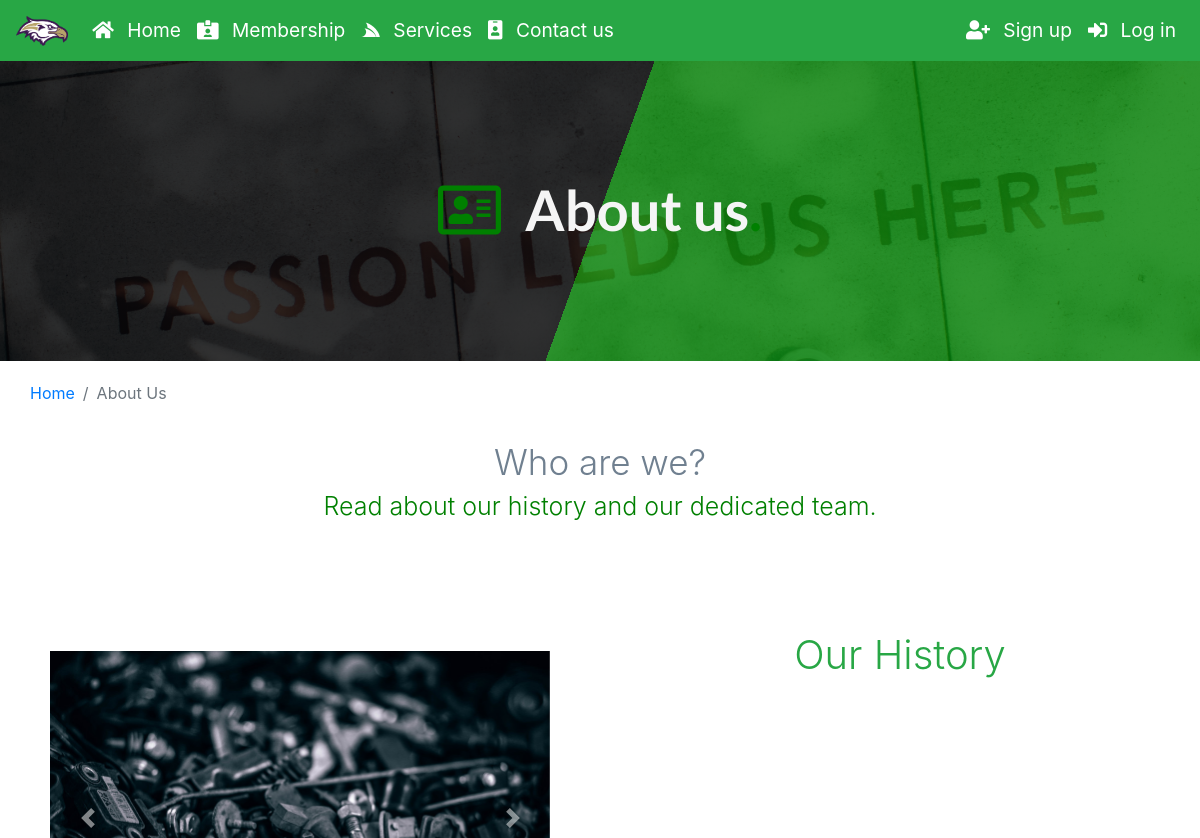
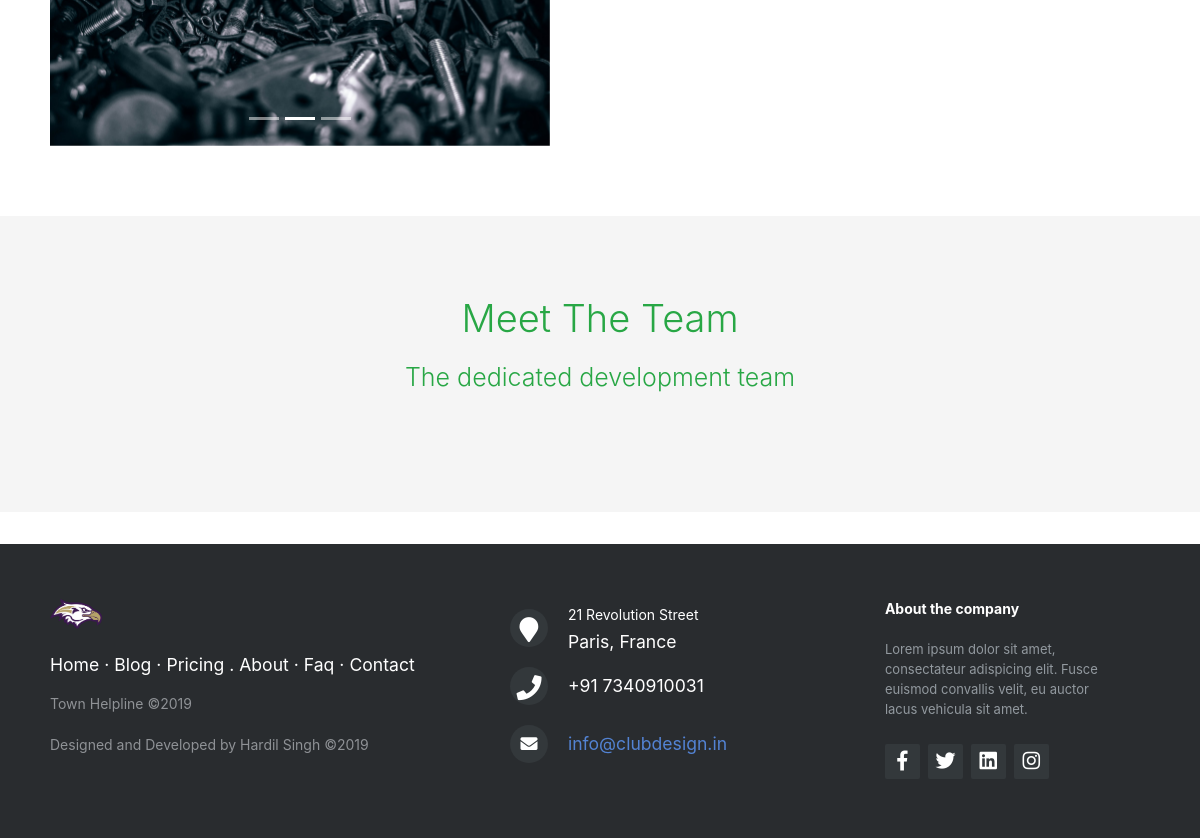
The page /about.php on the database as committed earlier (2 pictures, top to bottom).
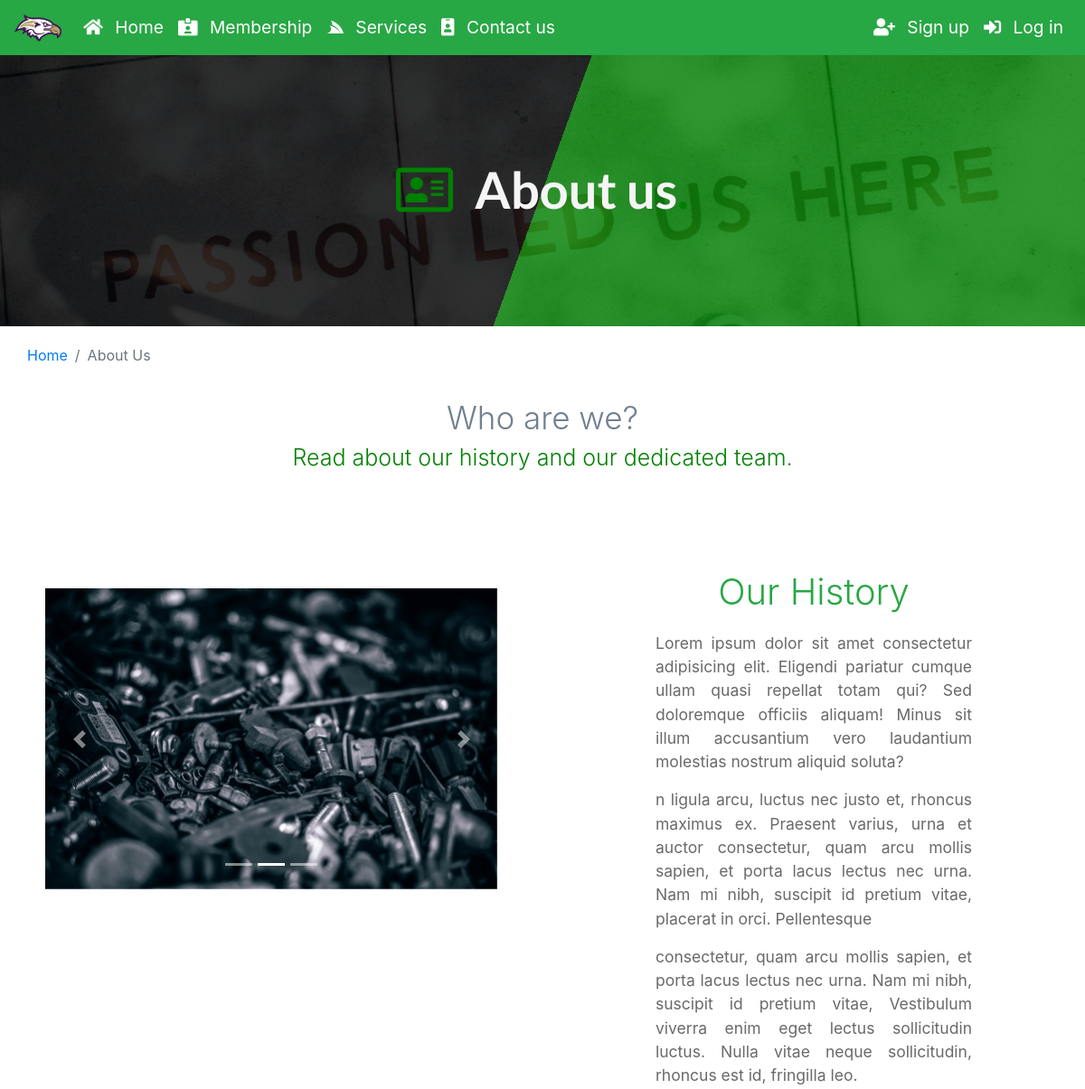
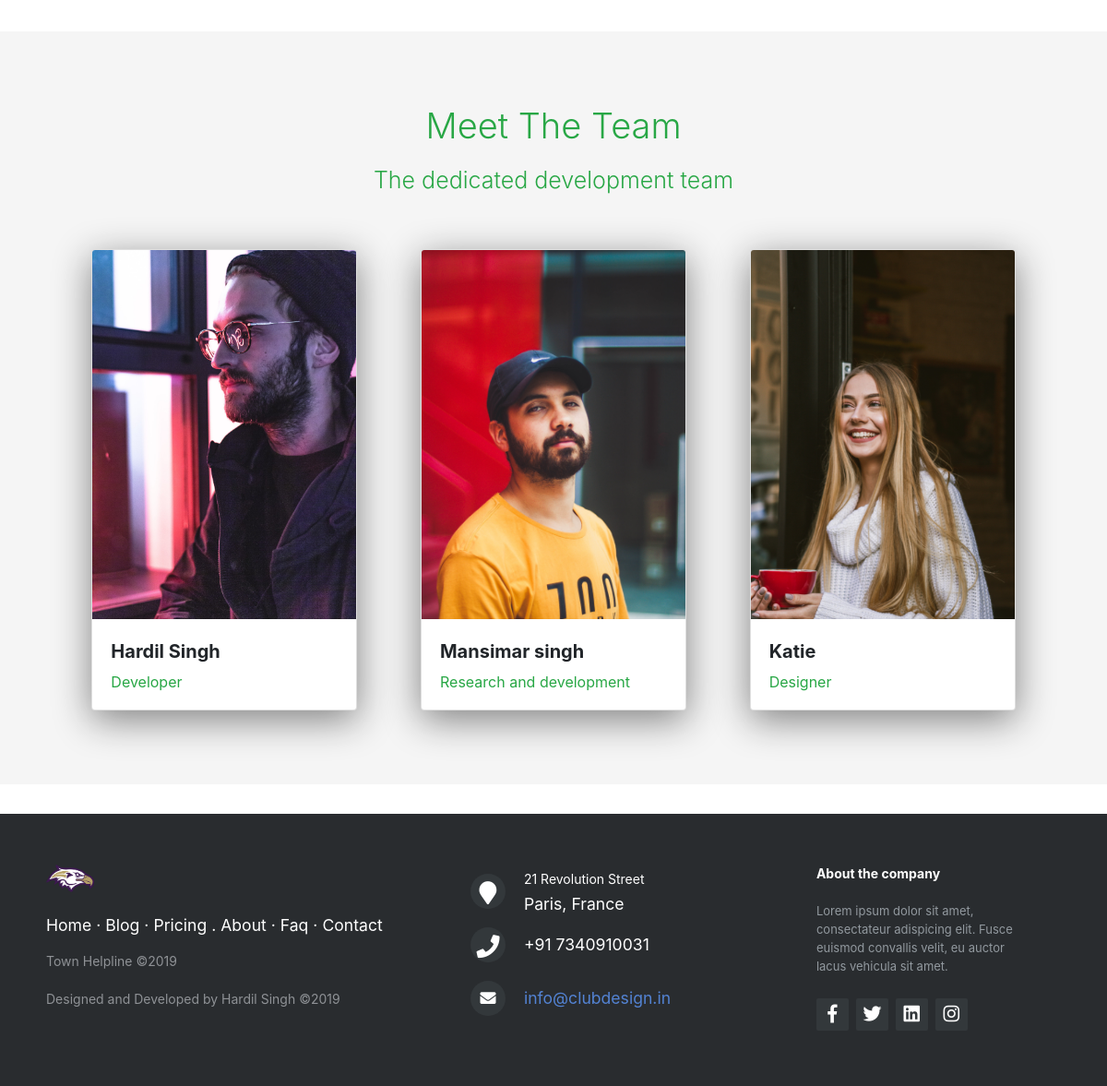
The same page on the database as committed later (2 pictures, top to bottom).
### tables this page shows
CREATE TABLE `development_team` (
  `id` int(11) NOT NULL,
  `name` varchar(255) NOT NULL,
  `desig` varchar(255) NOT NULL,
  `img` text NOT NULL
);

### admin/includes/session_class.php (called while the page is built, shortened)
<?php
class Sessions
{
    private $signed_in = false;
    public function is_signed_in()
    {
        return $this->signed_in;
    }
    private function check_the_login()
    {
        if (isset($_SESSION['user_id'])) {
            $this->user_id = $_SESSION['user_id'];
            $this->signed_in = true;
        } else {
            $this->signed_in = false;
        }
    }
}
$session = new Sessions();

### admin/includes/database_class.php (called while the page is built, shortened)
<?php
class Database
{
    public $connection;
    public function open_db_connection()
    {
        $this->connection = new mysqli(HOST, NAME, PASSWORD, DB_NAME);
    }
    public function query($sql)
    {
        return $this->connection->query($sql);
    }
}
$database = new Database();

### admin/includes/db_object_class.php (called while the page is built, shortened)
<?php
class Db_object
{
    public static function find_this_query($sql)
    {
        global $database;
        $result_set = $database->query($sql);
        $object_array = array();
        while ($row = mysqli_fetch_array($result_set)) {
            $object_array[] = static::instantiate($row);
        }
        return $object_array;
    }
    public static function find_all()
    {
        return static::find_this_query("SELECT * FROM " . static::$db_table . "");
    }
    public static function find_by_id($id)
    {
        $result_set = static::find_this_query("SELECT * FROM " . static::$db_table . "  WHERE user_id = $id");
        return !empty($result_set) ? array_shift($result_set) : false;
    }
    private static function instantiate($the_record)
    {
        $the_object = new $get_class_name;
        foreach ($the_record as $property => $value) {
            if ($the_object->has_the_property($property)) {
                $the_object->$property = $value;
            }
        }
        return $the_object;
    }
    private function has_the_property($property)
    {
        $object_properties = get_object_vars($this);
        return array_key_exists($property, $object_properties);
    }
}

### about.php (the view, shortened to what this page needs)
<?php include("includes/main-rest.php") ?>
<body>
    <div class="container-fluid" role="columnheader">
        <?php include("includes/navbar.php") ?>
        <div class="row" role="row">
            <div class="col-lg-12 banner" role="columnheader">
                <h1 class="display-4 text-center heading" role="heading" style="margin-bottom:3rem; margin-top: 2rem"><i class="far fa-address-card" style="color:green; margin-right: 1.5rem"></i></i>About us<span style="color: green !important">.</span>
                </h1>
            </div>
        </div>
        <nav aria-label="breadcrumb">
            <ol class="breadcrumb">
                <li class="breadcrumb-item"><a href="index.php">Home</a></li>
                <li class="breadcrumb-item active" aria-current="page">About Us</li>
            </ol>
        </nav>
        <div class="row">
            <div class="col-lg-12 mx-auto">
                <h2 class="h2 text-center display-4" style="font-size:35px; color:slategray">Who are we?</h2>
            </div>
        </div>
        <div class="row">
            <div class="col-lg-12 mx-auto">
                <h2 class="h2 text-center display-4" style="font-size:25px; margin-bottom: 80px; color:green">Read about our history and our dedicated team.</h2>
            </div>
        </div>
        <div class="col-sm-9 col-md-9 col-lg-12 mx-auto " role="columnheader">
            <div class="row">
                <div class="col-lg-6" style="margin-bottom:20px; padding:50px 50px">
                    <div id="carouselExampleIndicators" class="carousel slide" data-ride="carousel">
                        <ol class="carousel-indicators">
                            <li data-target="#carouselExampleIndicators" data-slide-to="0" class="active"></li>
                            <li data-target="#carouselExampleIndicators" data-slide-to="1"></li>
                            <li data-target="#carouselExampleIndicators" data-slide-to="2"></li>
                        </ol>
                        <div class="carousel-inner">
                            <div class="carousel-item">
                                <img class="d-block w-100" src="images/hero-5 (2).jpg" alt="Second slide">
                            </div>
                        </div>
                        <a class="carousel-control-prev" href="#carouselExampleIndicators" role="button" data-slide="prev">
                            <span class="carousel-control-prev-icon" aria-hidden="true"></span>
                        </a>
                        <a class="carousel-control-next" href="#carouselExampleIndicators" role="button" data-slide="next">
                            <span class="carousel-control-next-icon" aria-hidden="true"></span>
                        </a>
                    </div>
                </div>
                <div class="col-md-12 col-sm-11 col-lg-6 mx-auto" style="padding:30px">
                    <div class="row">
                        <div class=" col-lg-8 mx-auto">
                            <h6 class="text-success display-4 text-center" style="margin-bottom:10px;font-size: 40px;">
                                Our History</h6>
                        </div>
                    </div>
                    <div class="row" style="transform:translateY(10px)">
                        <div class="col-lg-8 col-md-10 col-sm-12 mx-auto" style="font-size:17.5px; color:dimgrey">
                            <?php $find_text = About::find_by_id(1) ?>
                            <p class="text-justify"><?php echo $find_text->p1 ?></p>
                            <p class="text-justify"><?php echo $find_text->p2 ?></p>
                            <p class="text-justify"><?php echo $find_text->p3 ?></p>
                        </div>
                    </div>
                </div>
            </div>
            <div class="row" class="row-centered" style="background-color:whitesmoke">
                <div class="col-lg-12 col-md-12 col-sm-12 mx-auto  col-centered" style="padding:80px">
                    <div class="row" style="margin-bottom:20px;">
                        <div class=" col-lg-12 col-sm-12 col-md-12 mx-auto">
                            <h2 class="text-success display-4 text-center" style="margin-bottom:20px; font-size: 38px; padding:0 31px">Meet The Team</h6>
                                <h3 class="text-success display-4 text-center" style="margin-bottom:20px; font-size: 25px; padding:0 31px">The dedicated development team</h6>
                        </div>
                    </div>
                    <div class="row">
                        <?php
                        $team_list = Dev_team::find_all();
                        foreach ($team_list as $member) {
                            echo '
                                <div class="col-lg-4 my-auto " style="text-align:center">
                                <div class="card" style="width: 18rem;">
                                    <img class="card-img-top" style="height:400px; object-fit: cover;" src="images/'.$member->img.'" alt="Card image cap">
                                    <div class="card-body">
                                        <p class="text-left" style="font-weight:bold; font-size: 20px;">'.$member->name.'</p>
                                        <p class="text-left text-success" style="transform:translateY(-10px)">'.$member->desig.'</p>
                                    </div>
                                </div>
                            </div>
                                ';
                        }
                        ?>
                    </div>
                </div>
            </div>
        </div>
    </div>
    <div class=" container-fluid">
        <div class="row" role="row">
            <div class="col-lg-12" role="columnheader">
                <?php include("includes/footer.php") ?>
            </div>
        </div>
    </div>
</body>
</html>

### includes/main-rest.php (shortened to what this page needs)
<!DOCTYPE html>
<html>
<head>
    <link rel="stylesheet" type="text/css" media="screen" href="css/main.css">
    <link rel="stylesheet" href="https://maxcdn.bootstrapcdn.com/bootstrap/4.0.0/css/bootstrap.min.css">
    <link rel="stylesheet" href="https://use.fontawesome.com/releases/v5.7.2/css/all.css">
</head>

### includes/navbar.php (shortened to what this page needs)
<div class="row">
    <div class="col-lg-12">
        <nav class="navbar navbar-expand-lg navbar-light bg-success">
            <a class="navbar-brand" href="index.php"><img src="images/logo.png" height="30px"></a>
            <div class="collapse navbar-collapse" id="navbarNav">
                <ul class="navbar-nav" style="diaplay:flex; align-items:flex-start;">
                    <li class="nav-item active">
                        <a class="nav-link text-white" href="index.php"><i class="fas fa-home" style="margin-right:8px"></i>
                            Home<span class="sr-only">(current)</span></a>
                    </li>
                    <li class="nav-item">
                        <a class="nav-link text-white" href="membership.php"><i class="fas fa-id-card-alt" style="margin-right:8px"></i>
                            Membership</a>
                    </li>
                    <li class="nav-item">
                        <a class="nav-link text-white" href="services.php"><i class="fab fa-servicestack" style="margin-right:8px"></i>
                            Services</a>
                    </li>
                    <li class="nav-item">
                        <a class="nav-link text-white" href="contactus.php"><i class="fas fa-id-badge" style="margin-right:8px"></i>
                            Contact us</a>
                    </li>
                </ul>
                <?php
                if (!$session->is_signed_in()) {
                    ?>
                    <ul class="navbar-nav ml-auto nav-flex-icons">
                        <li class="nav-item">
                            <a class="nav-link text-white" href="signup.php"><i class="fas fa-user-plus" style="margin-right:8px"></i>
                                Sign up</a>
                        </li>
                        <li class="nav-item">
                            <a class="nav-link text-white" href="login.php"><i class="fas fa-sign-in-alt" style="margin-right:8px"></i>
                                Log in</a>
                        </li>
                    </ul>
                <?php
            }
            ?>
            </div>
        </nav>
    </div>
</div>

### includes/footer.php
<footer class="footer-distributed" role="footer">
    <div class="footer-left">
        <a href ="index.php"> <img src="images/logo.png" role="img" height="30rem" alt="logo" class="logo"></a>
        <p class="footer-links">
            <a href="index.php" role="link">Home</a>
            ·
            <a href="blog.php" role="link">Blog</a>
            ·
            <a href="pricing.php" role="link">Pricing</a>
            .
            <a href="about.php" role="link">About</a>
            ·
            <a href="help.php" role="link">Faq</a>
            ·
            <a href="contactus.php" role="link">Contact</a>
        </p>
        <p class="footer-company-name" role="doc-footnote">Town Helpline &copy;2019
        <p class="footer-company-name" style="margin-top:20px;" role="doc-footnote">Designed and Developed by Hardil Singh &copy;2019
        </p>
    </div>
    <div class="footer-center">
        <div>
            <i class="fa fa-map-marker"></i>
            <p><span>21 Revolution Street</span> Paris, France</p>
        </div>
        <div>
            <i class="fa fa-phone"></i>
            <p>+91 7340910031</p>
        </div>
        <div>
            <i class="fa fa-envelope"></i>
            <p><a href="mailto:support@company.com">info@clubdesign.in</a></p>
        </div>
    </div>
    <div class="footer-right">
        <p class="footer-company-about">
            <span>About the company</span>
            Lorem ipsum dolor sit amet, consectateur adispicing elit. Fusce euismod convallis velit, eu
            auctor
            lacus vehicula sit amet.
        </p>
        <div class="footer-icons">
            <a href="#" role="link"><i class="fab fa-facebook-f"></i></a>
            <a href="#" role="link"><i class="fab fa-twitter"></i></a>
            <a href="#" role="link"><i class="fab fa-linkedin"></i></i></a>
            <a href="#" role="link"><i class="fab fa-instagram"></i></i></a>
        </div>
    </div>
</footer>

### css/main.css (style rules this page uses)
.footer-distributed { background-color: #292c2f; box-shadow: 0 1px 1px 0 rgba(0, 0, 0, 0.12); box-sizing: border-box; text-align: left; font-size: 1.1rem; font-weight: 400; color: #8f9296; margin-top: 2rem; padding: 55px 50px; }
.footer-distributed .footer-left, .footer-distributed .footer-center, .footer-distributed .footer-right { display: inline-block; vertical-align: top; }
.footer-distributed .footer-left { width: 40%; }
.footer-distributed .footer-links { color: #ffffff; margin: 20px 0 12px; padding: 0; }
.footer-distributed .footer-links a { display: inline-block; line-height: 1.8; text-decoration: none; color: inherit; }
.footer-distributed .footer-company-name { color: #8f9296; font-size: 14px; font-weight: normal; margin: 0; }
.footer-distributed .footer-center { width: 35%; }
.footer-distributed .footer-center i { background-color: #33383b; color: #ffffff; font-size: 25px; width: 38px; height: 38px; border-radius: 50%; text-align: center; line-height: 42px; margin: 10px 15px; vertical-align: middle; }
.footer-distributed .footer-center i.fa-envelope { font-size: 17px; line-height: 38px; }
.footer-distributed .footer-center p { display: inline-block; color: #ffffff; vertical-align: middle; margin: 0; }
.footer-distributed .footer-center p span { display: block; font-weight: normal; font-size: 14px; line-height: 2; }
.footer-distributed .footer-center p a { color: #5383d3; text-decoration: none; ; }
.footer-distributed .footer-right { width: 20%; }
.footer-distributed .footer-company-about { line-height: 20px; color: #92999f; font-size: 13px; font-weight: normal; margin: 0; }
.footer-distributed .footer-company-about span { display: block; color: #ffffff; font-size: 14px; font-weight: bold; margin-bottom: 20px; }
.footer-distributed .footer-icons { margin-top: 25px; }
.footer-distributed .footer-icons a { display: inline-block; width: 35px; height: 35px; cursor: pointer; background-color: #33383b; border-radius: 2px; font-size: 20px; color: #ffffff; text-align: center; line-height: 35px; margin-right: 3px; margin-bottom: 5px; }
.container-fluid { padding-left: 0rem !important; padding-right: 0rem !important; overflow: hidden !important; }
i { transition: transform .3s !important; }
:root { --input-padding-x: 1.5rem; --input-padding-y: .75rem; }
body { background: #d1d1d1; }
.container-fluid { background-color: rgb(255, 255, 255); }
.nav-link { font-size: 1.2em; }

### about.php (style rules this page uses)
.card { position: relative; left: 50%; transform: translateX(-50%); margin-top: 20px; height: 500px; box-shadow: 0 10px 40px gray; }
.banner { background: linear-gradient(110deg, rgba(0, 0, 0, .8) 0%, rgba(0, 0, 0, .8) 50%, rgba(0, 128, 0, .8) 50%), url("images/b4.jpg"); height: 300px; background-size: cover; width: 100%; background-position: center; }
.heading { position: relative; top: 50%; transform: translateY(-100%); font-weight: bolder; color: whitesmoke; font-family: lato, sans-serif; }
.breadcrumb { background-color: transparent; padding: 20px 30px; }

Rows that differ between the two databases and show on the page:
added development_team: img (picture), name "Hardil Singh", desig "Developer"
added development_team: img (picture), name "Mansimar singh", desig "Research and development"
added development_team: img (picture), name "Katie", desig "Designer"
Other text that changed with them:
$find_text->p1: (not shown) → "Lorem ipsum dolor sit amet consectetur adipisicing elit. Eligendi pariatur cumque ullam quasi repellat totam qui? Sed doloremque officiis aliquam! Minus sit illum accusantium vero laudantium molestias nostrum aliquid soluta?"
$find_text->p2: (not shown) → "n ligula arcu, luctus nec justo et, rhoncus maximus ex. Praesent varius, urna et auctor consectetur, quam arcu mollis sapien, et porta lacus lectus nec urna. Nam mi nibh, suscipit id pretium vitae, placerat in orci. Pellentesque"
$find_text->p3: (not shown) → "consectetur, quam arcu mollis sapien, et porta lacus lectus nec urna. Nam mi nibh, suscipit id pretium vitae, Vestibulum viverra enim eget lectus sollicitudin luctus. Nulla vitae neque sollicitudin, rhoncus est id, fringilla leo."
